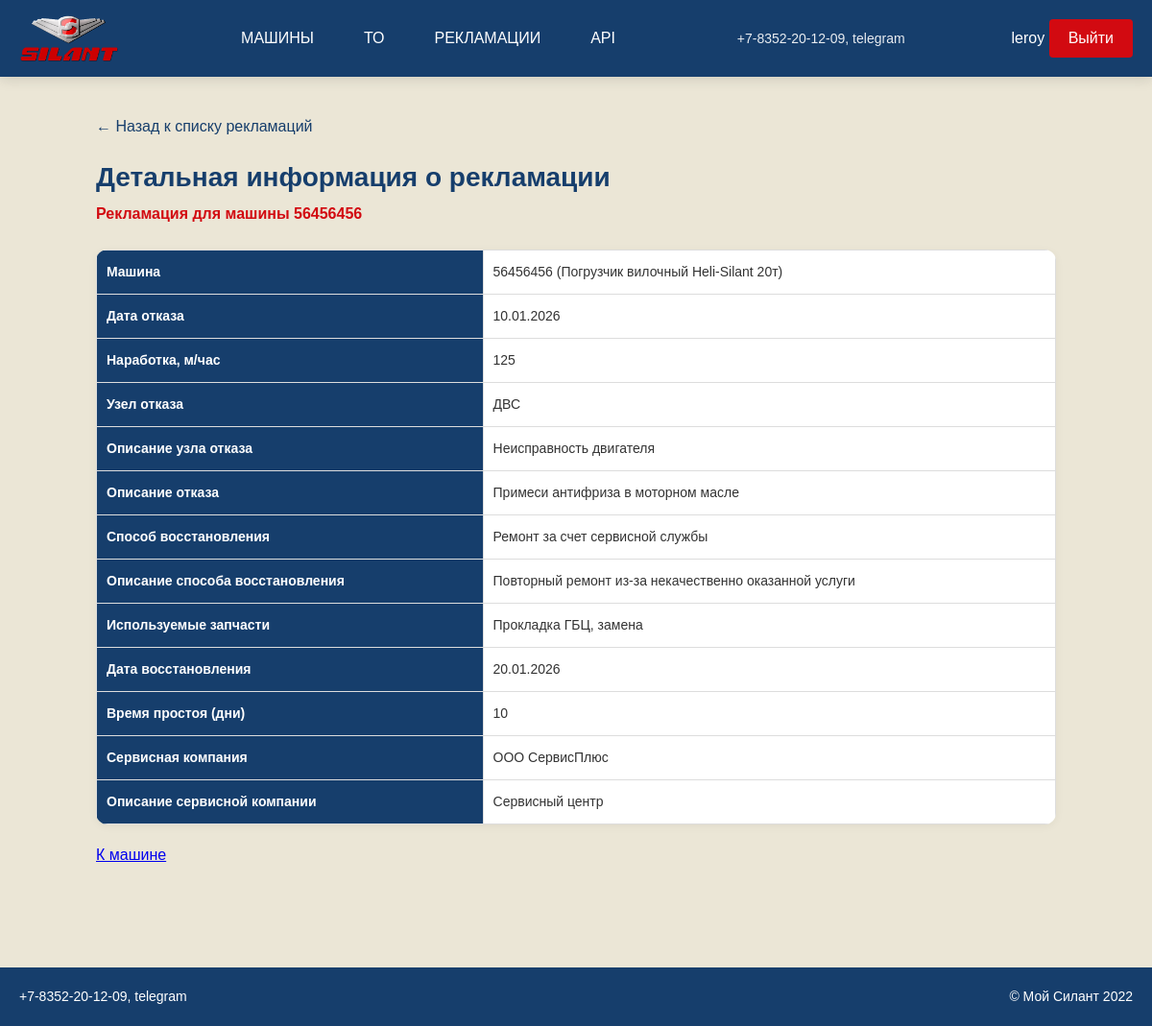
Page /complaint/2/ (signed in) on the committed database.
### accounts/models.py (models this page shows, shortened)
class User(AbstractUser):
    ROLE_CHOICES = (
        ('client', 'Клиент'),
        ('service', 'Сервисная организация'),
        ('manager', 'Менеджер'),
    )
    role = models.CharField('Роль', max_length=20, choices=ROLE_CHOICES, blank=True)
    phone = models.CharField('Телефон', max_length=20, blank=True)
    company_name = models.CharField('Название организации', max_length=200, blank=True)
    class Meta:
        verbose_name = 'Пользователь'
        verbose_name_plural = 'Пользователи'

### complaints/models.py (models this page shows, shortened)
class Complaint(models.Model):
    failure_date = models.DateField('Дата отказа')
    operating_hours = models.PositiveIntegerField('Наработка, м/час')
    failure_node = models.ForeignKey(FailureNode, on_delete=models.CASCADE, verbose_name='Узел отказа')
    failure_description = models.TextField('Описание отказа')
    repair_method = models.ForeignKey(RepairMethod, on_delete=models.CASCADE, verbose_name='Способ восстановления')
    used_parts = models.TextField('Используемые запасные части', blank=True)
    recovery_date = models.DateField('Дата восстановления')
    machine = models.ForeignKey(Machine, on_delete=models.CASCADE, related_name='complaints', verbose_name='Машина')
    service_company = models.ForeignKey(ServiceCompany, on_delete=models.CASCADE, verbose_name='Сервисная компания')
    class Meta:
        verbose_name = 'Рекламация'
        verbose_name_plural = 'Рекламации'
        ordering = ['-failure_date']
    @property
    def downtime(self):
        if self.recovery_date and self.failure_date:
            return (self.recovery_date - self.failure_date).days
        return None

### machines/models.py (models this page shows, shortened)
class Machine(models.Model):
    factory_number = models.CharField('Зав. № машины', max_length=50, unique=True)
    technique_model = models.ForeignKey(TechniqueModel, on_delete=models.CASCADE, verbose_name='Модель техники')
    engine_model = models.ForeignKey(EngineModel, on_delete=models.CASCADE, verbose_name='Модель двигателя')
    engine_number = models.CharField('Зав. № двигателя', max_length=50)
    transmission_model = models.ForeignKey(TransmissionModel, on_delete=models.CASCADE,
                                           verbose_name='Модель трансмиссии')
    transmission_number = models.CharField('Зав. № трансмиссии', max_length=50)
    drive_axle_model = models.ForeignKey(DriveAxleModel, on_delete=models.CASCADE, verbose_name='Модель ведущего моста')
    drive_axle_number = models.CharField('Зав. № ведущего моста', max_length=50)
    steer_axle_model = models.ForeignKey(SteerAxleModel, on_delete=models.CASCADE,
                                         verbose_name='Модель управляемого моста')
    steer_axle_number = models.CharField('Зав. № управляемого моста', max_length=50)
    supply_contract = models.CharField('Договор поставки №, дата', max_length=100)
    shipping_date = models.DateField('Дата отгрузки с завода')
    consignee = models.CharField('Грузополучатель (конечный потребитель)', max_length=200)
    delivery_address = models.TextField('Адрес поставки (эксплуатации)')
    equipment = models.TextField('Комплектация (доп. опции)', blank=True)
    client = models.ForeignKey(
        settings.AUTH_USER_MODEL,
        on_delete=models.CASCADE,
        related_name='machines_as_client',
        verbose_name='Клиент',
        limit_choices_to={'role': 'client'}
    )
    service_company = models.ForeignKey(
        ServiceCompany,
        on_delete=models.CASCADE,
        verbose_name='Сервисная компания'
    )
    class Meta:
        verbose_name = 'Машина'
        verbose_name_plural = 'Машины'
        ordering = ['-shipping_date']

### reference_books/models.py (models this page shows, shortened)
class BaseReference(models.Model):
    name = models.CharField('Название', max_length=100)
    description = models.TextField('Описание', blank=True)
    class Meta:
        abstract = True
        ordering = ['name']

class TechniqueModel(BaseReference):
    class Meta:
        verbose_name = 'Модель техники'
        verbose_name_plural = 'Модели техники'

class FailureNode(BaseReference):
    class Meta:
        verbose_name = 'Узел отказа'
        verbose_name_plural = 'Узлы отказа'

class RepairMethod(BaseReference):
    class Meta:
        verbose_name = 'Способ восстановления'
        verbose_name_plural = 'Способы восстановления'

class ServiceCompany(BaseReference):
    class Meta:
        verbose_name = 'Сервисная компания'
        verbose_name_plural = 'Сервисные компании'

### complaints/views.py (the view)
# urls.py: path('complaint/<int:pk>/', ComplaintDetailView.as_view(), name='complaint_detail'),
class ComplaintDetailView(LoginRequiredMixin, DetailView):
    model = Complaint
    template_name = 'complaints/complaint_detail.html'
    context_object_name = 'complaint'
    def get_queryset(self):
        user = self.request.user
        company_name = user.company_name if hasattr(user, 'company_name') else None
        if user.is_superuser or user.groups.filter(name='Менеджер').exists():
            return Complaint.objects.all()
        elif user.groups.filter(name='Клиент').exists():
            return Complaint.objects.filter(machine__client=user)
        elif user.groups.filter(name='Сервисная организация').exists():
            return Complaint.objects.filter(machine__service_company__name=company_name)
        return Complaint.objects.none()

### templates/complaints/complaint_detail.html (shortened to what this page needs)
{% extends 'base.html' %}
{% load static %}
{% block content %}
<div class="detail-page">
    <div class="breadcrumb">
        <a href="{% url 'complaint_list' %}">← Назад к списку рекламаций</a>
    </div>
    <div class="detail-header">
        <h1>Детальная информация о рекламации</h1>
        <p class="subtitle">Рекламация для машины {{ complaint.machine.factory_number }}</p>
    </div>
    <div class="table-wrapper">
        <table class="data-table">
            <tbody>
                <tr><th>Машина</th><td>{{ complaint.machine.factory_number }} ({{ complaint.machine.technique_model.name }})</td></tr>
                <tr><th>Дата отказа</th><td>{{ complaint.failure_date|date:"d.m.Y" }}</td></tr>
                <tr><th>Наработка, м/час</th><td>{{ complaint.operating_hours }}</td></tr>
                <tr><th>Узел отказа</th><td>{{ complaint.failure_node.name }}</td></tr>
                <tr><th>Описание узла отказа</th><td>{{ complaint.failure_node.description }}</td></tr>
                <tr><th>Описание отказа</th><td>{{ complaint.failure_description }}</td></tr>
                <tr><th>Способ восстановления</th><td>{{ complaint.repair_method.name }}</td></tr>
                <tr><th>Описание способа восстановления</th><td>{{ complaint.repair_method.description }}</td></tr>
                <tr><th>Используемые запчасти</th><td>{{ complaint.used_parts|default:"—" }}</td></tr>
                <tr><th>Дата восстановления</th><td>{{ complaint.recovery_date|date:"d.m.Y"|default:"—" }}</td></tr>
                <tr><th>Время простоя (дни)</th><td>{{ complaint.downtime|default:"—" }}</td></tr>
                <tr><th>Сервисная компания</th><td>{{ complaint.service_company.name }}</td></tr>
                <tr><th>Описание сервисной компании</th><td>{{ complaint.service_company.description }}</td></tr>
            </tbody>
        </table>
    </div>
    <div class="action-buttons">
        <a href="{% url 'machine_detail' complaint.machine.pk %}" class="btn-machine">К машине</a>
    </div>
</div>
{% endblock %}

### templates/base.html (shortened to what this page needs)
<!DOCTYPE html>
<html lang="ru">
<head>
    {% load static %}
    <link rel="stylesheet" href="{% static 'css/style.css' %}">
    <link rel="stylesheet" href="{% static 'css/responsive.css' %}">
</head>
<body>
    <header>
        <div class="container header-container">
            <div class="logo">
                <a href="{% url 'home' %}" class="logo-link">
                    <img src="{% static 'images/logo.png' %}" alt="Силант" height="50">
                </a>
            </div>
            {% if user.is_authenticated %}
            <div class="nav-links">
                <a href="{% url 'machine_list' %}">МАШИНЫ</a>
                <a href="{% url 'maintenance_list' %}">ТО</a>
                <a href="{% url 'complaint_list' %}">РЕКЛАМАЦИИ</a>
                <a href="/api/">API</a>
            </div>
            {% endif %}
            <div class="contacts">
                +7-8352-20-12-09, telegram
            </div>
            <div class="auth">
                {% if user.is_authenticated %}
                    {{ user.username }}
                    <a href="{% url 'account_logout' %}">Выйти</a>
                {% else %}
                    <a href="{% url 'account_login' %}">Авторизация</a>
                {% endif %}
            </div>
        </div>
    </header>
    <main>
        <div class="container">
            {% block content %}{% endblock %}
        </div>
    </main>
    <footer>
        <div class="container footer-container">
            <div>+7-8352-20-12-09, telegram</div>
            <div>© Мой Силант 2022</div>
        </div>
    </footer>
</body>
</html>

### static/css/responsive.css (style rules this page uses)
@media (max-width: 1366px) { .container { max-width: 1200px; } }

### static/css/base.css (style rules this page uses)
* { margin: 0; padding: 0; box-sizing: border-box; font-family: 'PT Astra Sans', 'PT Sans', sans-serif; }
:root { --primary: #163E6C; --primary-dark: #0f2e4d; --secondary: #D20A11; --secondary-dark: #a0080d; --bg-light: #EBE6D6; --bg-white: #FFFFFF; --text-dark: #333333; --text-gray: #666666; --border: #DDDDDD; --shadow: 0 2px 10px rgba(0, 0, 0, 0.05); --shadow-lg: 0 4px 20px rgba(0, 0, 0, 0.08); --radius: 12px; --radius-sm: 6px; }
body { background-color: var(--bg-light); min-height: 100vh; display: flex; flex-direction: column; color: var(--text-dark); line-height: 1.5; }
.container { width: 100%; max-width: 1400px; margin: 0 auto; padding: 0 20px; }
main { flex: 1; padding: 40px 0; }
footer { background-color: var(--primary); color: var(--bg-white); padding: 20px 0; margin-top: 40px; text-align: center; font-size: 14px; }
.footer-container { display: flex; justify-content: space-between; align-items: center; flex-wrap: wrap; gap: 15px; }
.breadcrumb { margin-bottom: 20px; }
.breadcrumb a { color: var(--primary); text-decoration: none; font-weight: 500; }

### static/css/header.css (style rules this page uses)
header { background-color: var(--primary); color: var(--bg-white); padding: 15px 0; box-shadow: 0 4px 12px rgba(0, 0, 0, 0.1); position: sticky; top: 0; z-index: 100; }
.header-container { display: flex; justify-content: space-between; align-items: center; flex-wrap: wrap; gap: 15px; }
.logo { font-size: 24px; font-weight: 700; letter-spacing: 1px; }
.logo img { max-height: 50px; vertical-align: middle; }
.nav-links { display: flex; gap: 20px; }
.nav-links a { color: var(--bg-white); text-decoration: none; font-size: 16px; font-weight: 500; padding: 8px 16px; border-radius: 4px; transition: all 0.3s ease; }
.contacts { font-size: 14px; opacity: 0.9; }
.auth a { color: var(--bg-white); text-decoration: none; background-color: var(--secondary); padding: 8px 20px; border-radius: 4px; transition: all 0.3s ease; display: inline-block; }

### static/css/tables.css (style rules this page uses)
.table-wrapper { overflow-x: auto; background: var(--bg-white); border-radius: var(--radius); box-shadow: var(--shadow); margin-bottom: 20px; }
.data-table { width: 100%; border-collapse: collapse; font-size: 14px; min-width: 600px; }
.data-table th { background-color: var(--primary); color: var(--bg-white); padding: 12px 10px; text-align: left; font-weight: 600; white-space: nowrap; }
.data-table td { padding: 10px; border-bottom: 1px solid #eee; color: var(--text-dark); }
.data-table th, .data-table td { border: 1px solid var(--border); }

### static/css/components.css (style rules this page uses)
.action-buttons { display: flex; gap: 15px; margin-bottom: 25px; flex-wrap: wrap; }
.detail-page { max-width: 1000px; margin: 0 auto; }
.detail-header { margin-bottom: 25px; }
.detail-header h1 { font-size: 28px; color: var(--primary); margin-bottom: 5px; }
.detail-header .subtitle { color: var(--secondary); font-weight: 600; }

### rows in the picture
User: username "leroy"
Complaint: machine.factory_number "56456456", machine.technique_model.name "Погрузчик вилочный Heli-Silant 20т", failure_date "10.01.2026", operating_hours "125", failure_node.name "ДВС", failure_node.description "Неисправность двигателя", failure_description "Примеси антифриза в моторном масле", repair_method.name "Ремонт за счет сервисной службы", repair_method.description "Повторный ремонт из-за некачественно оказанной услуги", used_parts "Прокладка ГБЦ, замена", recovery_date "20.01.2026", downtime "10", service_company.name "ООО СервисПлюс", service_company.description "Сервисный центр"
